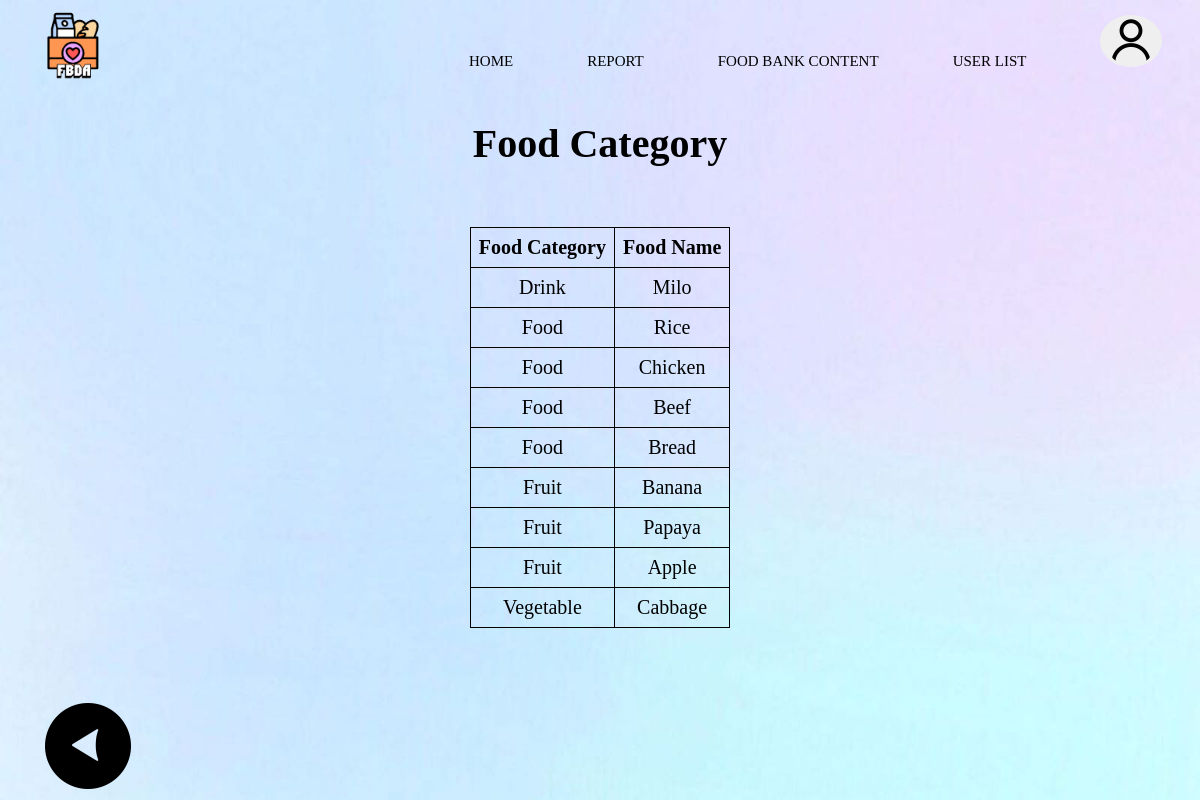
Page /asg/AdminFoodCategory.php on the committed database.
### tables this page shows
CREATE TABLE `food` (
  `Food_ID` int(30) NOT NULL,
  `Food_Name` varchar(30) NOT NULL,
  `Food_Category` varchar(30) NOT NULL
);

### asg/AdminFoodCategory.php (the view, shortened to what this page needs)
<!DOCTYPE type>
<html>
<head>
	<link rel="stylesheet" href="format.css">
</head>
<body>
<div id ="nav-placeholder"></div>
<div class="container">
	<p id = "title" style = "text-align: center">Food Category</p>
	<div class = "foodbank">
		<table>
			<thead>
				<tr>
					<th>Food Category</th>
					<th>Food Name</th>
				</tr>
			</thead>
			<tbody>
				<?php
				$conn = mysqli_connect("localhost", "root", "", "database");
				$sql = "SELECT Food_Category, Food_Name FROM food ORDER BY Food_Category";
				$result = $conn->query($sql);
				if ($result->num_rows > 0) {
					while($row = $result->fetch_assoc()) {
						?>
						<tr>
							<td><?php echo $row['Food_Category']; ?></td>
							<td><?php echo $row['Food_Name']; ?></td>
						</tr>
				<?php
				}
				echo "</table>";
				} else { echo "0 results";}
			?>
	</div>
</div>
<br>
<a href='AdminReport.html'><img src = "pic/arrow.png" alt="back" class="arrow"></a>
</body>
</html>

### asg/format.css (style rules this page uses)
body { background-image: url("pic/background.jpg"); background-repeat: no-repeat; background-attachment: fixed; background-size: cover; }

### asg/AdminFoodCategory.php (style rules this page uses)
#title { font-weight: bold; font-size: 40px; font-family: Lucida ; }
table { margin-left: auto; margin-right: auto; margin-top: 60px; border-collapse: collapse; }
th, td { padding: 0.5rem; text-align: center; font-size: 20px; border: 1px solid #000000; }
.arrow { width: 100px; height: 100px; margin-top: 50px; margin-left: 30px; }

### rows in the picture
food: Food_Category "Drink", Food_Name "Milo"
food: Food_Category "Food", Food_Name "Rice"
food: Food_Category "Food", Food_Name "Chicken"
food: Food_Category "Food", Food_Name "Beef"
food: Food_Category "Food", Food_Name "Bread"
food: Food_Category "Fruit", Food_Name "Banana"
food: Food_Category "Fruit", Food_Name "Papaya"
food: Food_Category "Fruit", Food_Name "Apple"
food: Food_Category "Vegetable", Food_Name "Cabbage"
